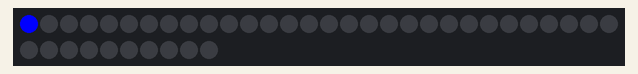
This sketch was run on a simulated Arduino Uno, built for the host (arithmetic inside an expression is 32-bit, double 64-bit). Parts: 40 RGB LEDs in strip order, left to right, continuing on the next row.

Above: at 0.06 s.
At 4.76 s:
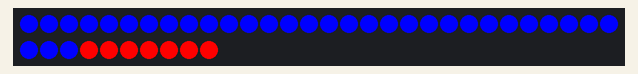
At 9.8 s:
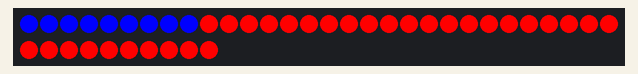
At 20.33 s:
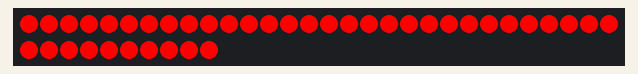
At 29.6 s:
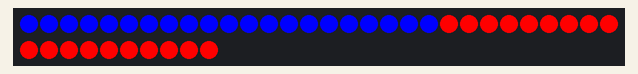
At 38.9 s:
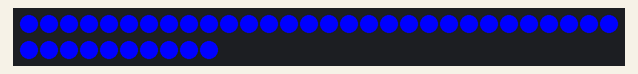

The sketch:

WS2812.2.ino
```cpp
#include <FastLED.h>

#define LED_PIN     13
#define NUM_LEDS    40

CRGB leds[NUM_LEDS];

void setup() {

  FastLED.addLeds<WS2812, LED_PIN, GRB>(leds, NUM_LEDS);

}

void loop() {

  for (int i = 0; i <= NUM_LEDS; i++) {
    leds[i] = CRGB ( 0, 0, 255);
    FastLED.show();
    delay(40);
  }
  for (int i = NUM_LEDS; i >= 0; i--) {
    leds[i] = CRGB ( 255, 0, 0);
    FastLED.show();
    delay(40);
  }
}
```
